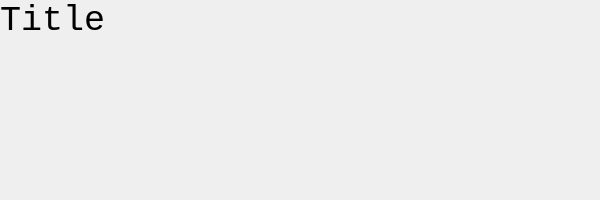
<?xml version="1.0" encoding="UTF-8"?>
<ui version="4.0">
 <class>Form</class>
 <widget class="QWidget" name="Form">
  <property name="geometry">
   <rect>
    <x>0</x>
    <y>0</y>
    <width>600</width>
    <height>200</height>
   </rect>
  </property>
  <property name="windowTitle">
   <string>Form</string>
  </property>
  <widget class="QLabel" name="title">
   <property name="geometry">
    <rect>
     <x>0</x>
     <y>0</y>
     <width>461</width>
     <height>71</height>
    </rect>
   </property>
   <property name="palette">
    <palette>
     <active>
      <colorrole role="Base">
       <brush brushstyle="SolidPattern">
        <color alpha="0">
         <red>12</red>
         <green>30</green>
         <blue>48</blue>
        </color>
       </brush>
      </colorrole>
      <colorrole role="Window">
       <brush brushstyle="SolidPattern">
        <color alpha="0">
         <red>46</red>
         <green>47</green>
         <blue>48</blue>
        </color>
       </brush>
      </colorrole>
     </active>
     <inactive>
      <colorrole role="Base">
       <brush brushstyle="SolidPattern">
        <color alpha="0">
         <red>12</red>
         <green>30</green>
         <blue>48</blue>
        </color>
       </brush>
      </colorrole>
      <colorrole role="Window">
       <brush brushstyle="SolidPattern">
        <color alpha="0">
         <red>46</red>
         <green>47</green>
         <blue>48</blue>
        </color>
       </brush>
      </colorrole>
     </inactive>
     <disabled>
      <colorrole role="Base">
       <brush brushstyle="SolidPattern">
        <color alpha="0">
         <red>46</red>
         <green>47</green>
         <blue>48</blue>
        </color>
       </brush>
      </colorrole>
      <colorrole role="Window">
       <brush brushstyle="SolidPattern">
        <color alpha="0">
         <red>46</red>
         <green>47</green>
         <blue>48</blue>
        </color>
       </brush>
      </colorrole>
     </disabled>
    </palette>
   </property>
   <property name="font">
    <font>
     <family>Consolas</family>
     <pointsize>26</pointsize>
    </font>
   </property>
   <property name="autoFillBackground">
    <bool>true</bool>
   </property>
   <property name="text">
    <string>Title</string>
   </property>
   <property name="textFormat">
    <enum>Qt::PlainText</enum>
   </property>
   <property name="alignment">
    <set>Qt::AlignLeading|Qt::AlignLeft|Qt::AlignTop</set>
   </property>
   <property name="margin">
    <number>9</number>
   </property>
   <property name="indent">
    <number>0</number>
   </property>
  </widget>
 </widget>
 <resources/>
 <connections/>
</ui>
